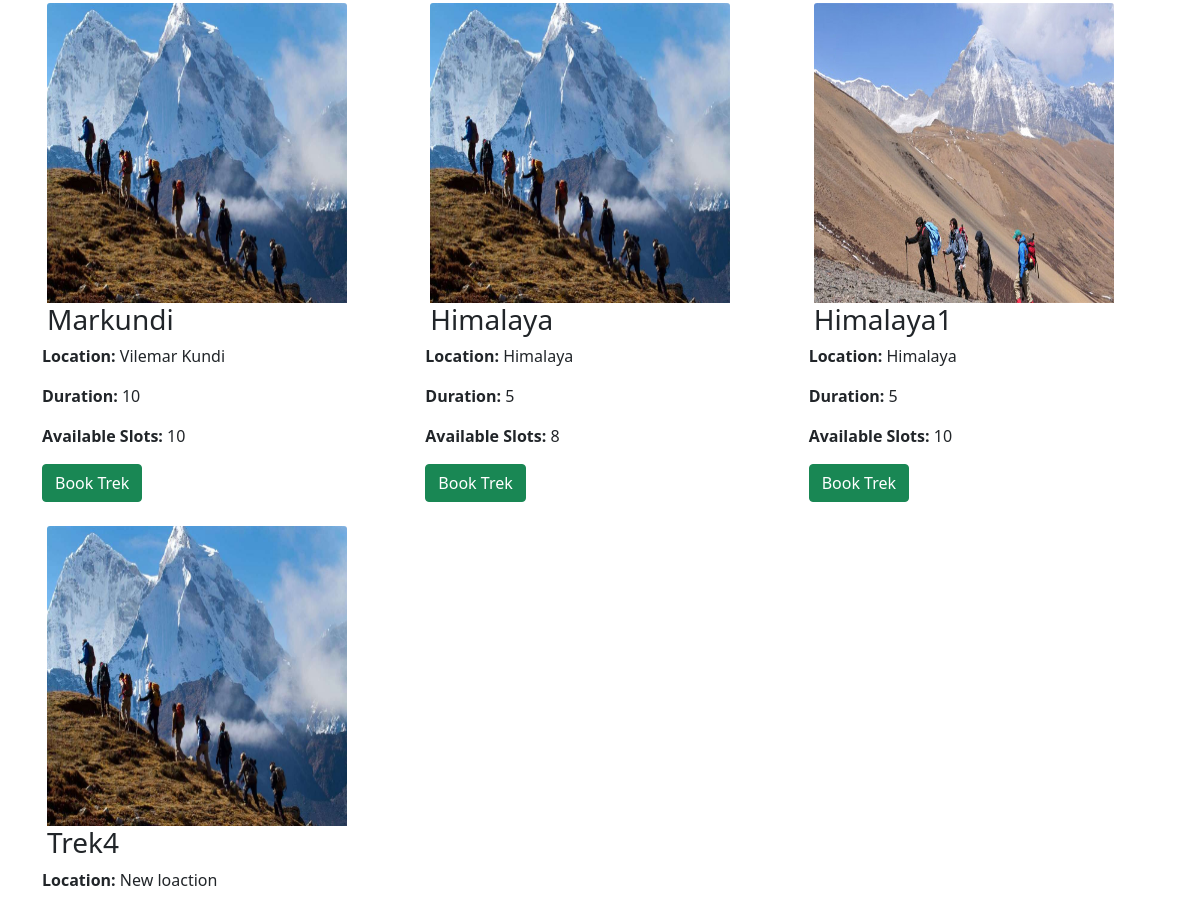
The app's page /user_dashboard (signed in, middle part), older data.
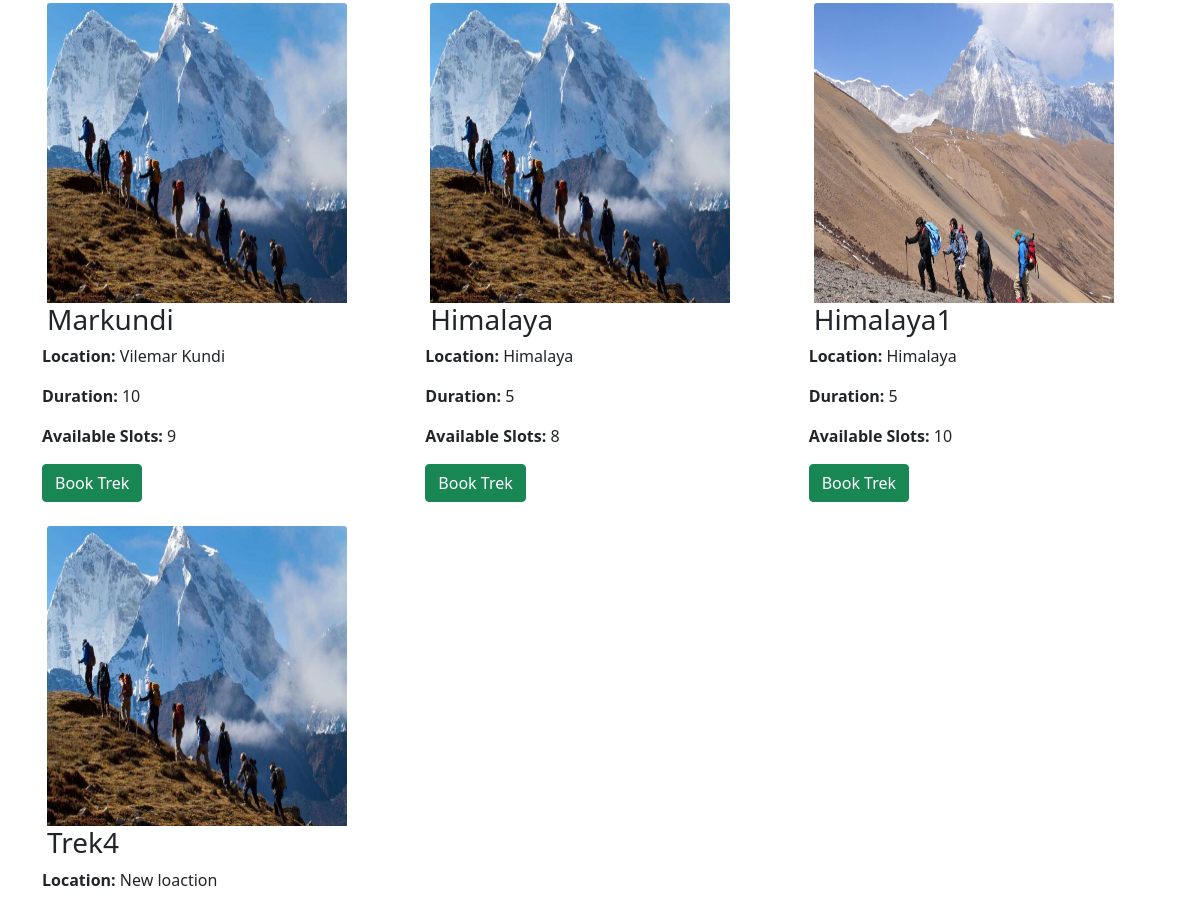
The same page, newer data.
### models.py (models this page shows)
class Trek(db.Model):
    id = db.Column(db.Integer, primary_key=True)
    name = db.Column(db.String(100))
    location = db.Column(db.String(100))
    assigned_staff_id=staff_id=db.Column(db.Integer, db.ForeignKey('user.id'))
    available_slots=db.Column(db.Integer)
    difficulty = db.Column(db.String(50))
    duration = db.Column(db.Integer)
    status = db.Column(db.String(20),default='Open')
    start_date=db.Column(db.Date)
    end_date=db.Column(db.Date)
    image=db.Column(db.String(500))
    trek_details=db.Column(db.String(500))
    bookings = db.relationship(
        'Booking',
        backref='trek',
        lazy=True
    )
    assigned_staff_id = db.Column(
        db.Integer,
        db.ForeignKey('user.id'),
        nullable=True
    )

### app.py (the view)
@app.route('/user_dashboard')
def user_dashboard():
    if 'user_id' not in session:
        return redirect('/login')
    if session['role'] != 'user':
        return "Access Denied"
    treks = Trek.query.all()
    search = request.args.get('search', '')
    difficulty = request.args.get('difficulty', '')
    location = request.args.get('location','')
    availability = request.args.get('availability', '')
    query = Trek.query
    if search:
        query = query.filter(Trek.name.ilike(f'%{search}%'))
    if location:
        query = query.filter(Trek.location.ilike(f'%{location}%'))
    if difficulty:
        query = query.filter(Trek.difficulty == difficulty)
    if availability == 'available':
        query = query.filter(Trek.available_slots > 0)
    treks = query.all()
    return render_template('user_dashboard.html',treks=treks,name=session['user_name'])

### templates/user_dashboard.html (shortened to what this page needs)
<!DOCTYPE html>
<html>
<head>
    <link href="https://cdn.jsdelivr.net/npm/bootstrap@5.0.2/dist/css/bootstrap.min.css" rel="stylesheet">
</head>
<body>
<body>
<div style="margin: 10px; border-radius: 10px;  padding-left: 10px;">
<div class="row row-cols-3 row-cols-md-3 g-4"style="margin: 10px;">
{% if treks %}
    {% for trek in treks %}
        <div>
            <img src="{{ url_for('static', filename=trek.image) }}" class="card-img-top" alt="This is a trek" style="height: 300px; width: 300px; margin-left: 5px;">
            <h3 style="margin-left: 5px;">{{ trek.name }}</h3>
            <p>
                <strong>Location:</strong>
                {{ trek.location }}
            </p>
            <p>
                <strong>Duration:</strong>
                {{ trek.duration }}
            </p>
            <p>
                <strong>Available Slots:</strong>
                {{ trek.available_slots }}
            </p>
            <a href="/book_trek/{{ trek.id }}" class="btn btn-success"> Book Trek </a>
        </div>
    {% endfor %}
{% else %}
    <h3>No Treks Available</h3>
{% endif %}
</div>
</body>
</html>

Row changes from the older to the newer data that the page shows:
changed Trek "Markundi": available_slots "10" → "9"
